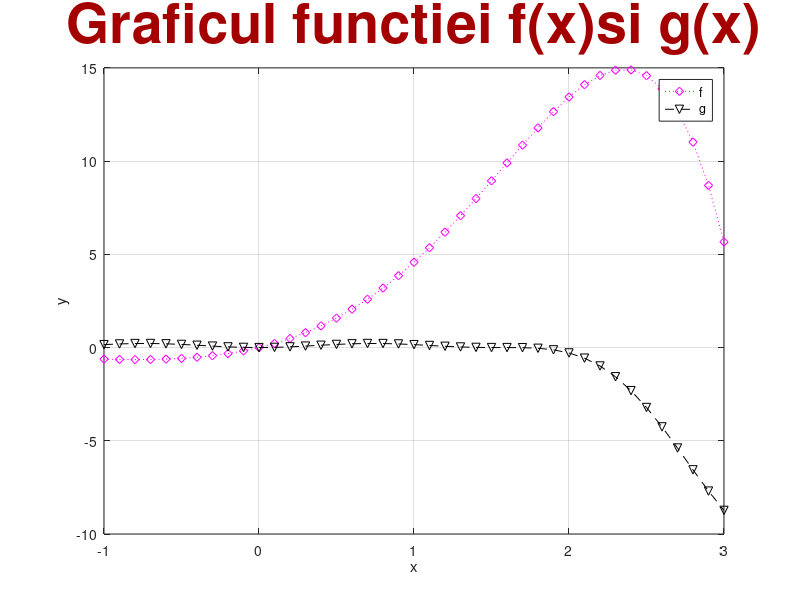

Source code (MATLAB):
%Lupascu Felicia
%FAF212
%Lucrare laborator nr2.
%Exercitiul 2.b
x=[-1:0.1:3];
f=2*exp(x).*sin(x);
g=(x.^2).*(cos(x)).^3;
figure(3);
plot (x,f,'m:d',x,g,'k--v')
xlabel('x');
ylabel('y'); 
legend('f','g');
title('Graficul functiei f(x)si g(x)' ,'fontSize',40,'Color',[.6437 0 0]);
grid on;
